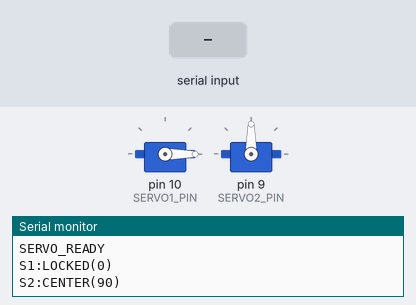
A sketch run on a simulated Arduino Uno, built with avr-gcc and run on an emulated ATmega328P. Parts: 2 × servo, the last lines printed to the serial monitor. The test bench sets the inputs (shaded band).

Above: at 1.2 s.
1.3 s: "S2,\n" received over Serial
At 2.2 s:
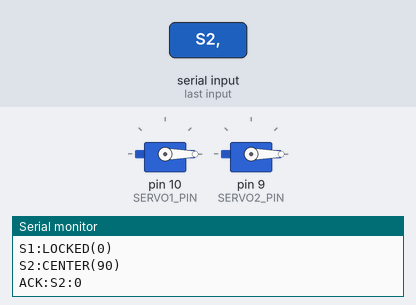
2.8 s: "30,150\n" received over Serial
At 3.5 s:
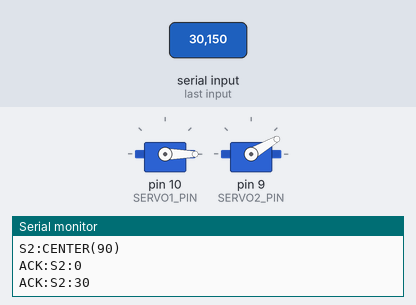
4.3 s: ",\n" received over Serial
At 5.5 s:
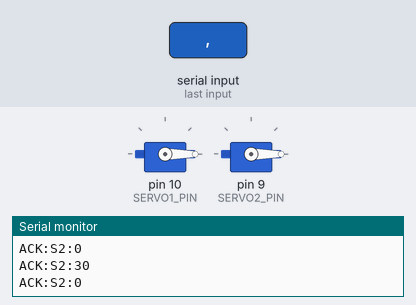
5.8 s: "90,45\n" received over Serial
At 6.9 s:
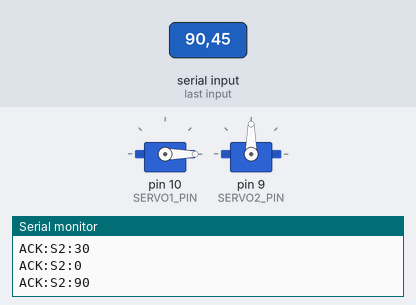
Timing chart, 0 to 8.3 s (numbered marks = the images above; inputs shaded):
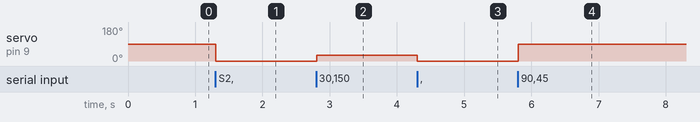

Measured:
- after the input at 1.3 s, servo on pin 9 (SERVO2_PIN): 90° → 0° at once
- after the input at 2.8 s, servo on pin 9 (SERVO2_PIN): 0° → 30° at once
- after the input at 4.3 s, servo on pin 9 (SERVO2_PIN): 30° → 0° at once
- after the input at 5.8 s, servo on pin 9 (SERVO2_PIN): 0° → 90° at once

The sketch:

arduino_servo_controller.ino
```cpp
/*
 * arduino_servo_controller.ino
 *
 * Arduino sketch for receiving servo angle commands from a PC via Serial
 * and controlling two servos for the safetronics security system.
 *
 * Hardware connections:
 * - Servo 1 (Door Lock) signal wire -> Pin 10
 * - Servo 2 (Pan/Tracking) signal wire -> Pin 9
 * - Both servos power -> 5V (or external power for larger servos)
 * - Both servos ground -> GND
 *
 * Serial protocol:
 * - Format: "S1,angle\n" or "S2,angle\n"
 * - Example: "S1,90\n" sets servo 1 (door lock) to 90 degrees (unlocked)
 * - Example: "S2,0\n" sets servo 2 (tracking) to 0 degrees
 * - Single number "90\n" controls servo 2 (backward compatible)
 */

#include <Servo.h>

// Pin definitions
const int SERVO1_PIN = 10;  // Door lock servo
const int SERVO2_PIN = 9;   // Pan/tracking servo

// Servo objects
Servo doorLockServo;  // Servo 1
Servo panServo;       // Servo 2

// Buffer for incoming serial data
const int BUFFER_SIZE = 8;
char inputBuffer[BUFFER_SIZE];
int bufferIndex = 0;

// Current servo positions
int servo1Angle = 0;   // Door lock starts locked (0 degrees)
int servo2Angle = 90;  // Pan servo starts centered (90 degrees)

// Timing for non-blocking operations
unsigned long lastUpdateTime = 0;
const unsigned long UPDATE_INTERVAL = 20; // milliseconds

void setup() {
    // Initialize serial communication at 9600 baud
    Serial.begin(9600);

    // Attach servos to pins
    doorLockServo.attach(SERVO1_PIN);
    panServo.attach(SERVO2_PIN);

    // Set initial positions
    doorLockServo.write(servo1Angle);  // Door locked
    panServo.write(servo2Angle);        // Camera centered

    // Clear input buffer
    memset(inputBuffer, 0, BUFFER_SIZE);

    // Send ready signal
    Serial.println("SERVO_READY");
    Serial.println("S1:LOCKED(0)");
    Serial.println("S2:CENTER(90)");
}

void loop() {
    // Non-blocking serial read
    readSerial();

    // Non-blocking servo update (if needed for smooth movement)
    updateServo();
}

void readSerial() {
    // Check if data is available on serial port
    while (Serial.available() > 0) {
        char inChar = Serial.read();

        // Check for newline (end of command)
        if (inChar == '\n' || inChar == '\r') {
            if (bufferIndex > 0) {
                // Null-terminate the string
                inputBuffer[bufferIndex] = '\0';

                // Parse and process the command
                processCommand(inputBuffer);

                // Reset buffer
                bufferIndex = 0;
                memset(inputBuffer, 0, BUFFER_SIZE);
            }
        } else {
            // Add character to buffer if space available
            if (bufferIndex < BUFFER_SIZE - 1) {
                inputBuffer[bufferIndex] = inChar;
                bufferIndex++;
            }
        }
    }
}

void processCommand(const char* command) {
    // Check if command format is "S1,angle" or "S2,angle"
    if (command[0] == 'S' && (command[1] == '1' || command[1] == '2') && command[2] == ',') {
        // Parse servo number and angle
        int servoNum = command[1] - '0';  // Convert '1' or '2' to 1 or 2
        int angle = atoi(&command[3]);    // Parse angle after "S1," or "S2,"

        // Validate angle range (0-180 degrees)
        if (angle >= 0 && angle <= 180) {
            if (servoNum == 1) {
                // Control door lock servo
                servo1Angle = angle;
                doorLockServo.write(servo1Angle);
                Serial.print("ACK:S1:");
                Serial.println(servo1Angle);
            } else if (servoNum == 2) {
                // Control pan/tracking servo
                servo2Angle = angle;
                panServo.write(servo2Angle);
                Serial.print("ACK:S2:");
                Serial.println(servo2Angle);
            }
        } else {
            Serial.println("ERR:INVALID_ANGLE");
        }
    } else {
        // Backward compatibility: single number controls servo 2 (pan)
        int angle = atoi(command);

        if (angle >= 0 && angle <= 180) {
            servo2Angle = angle;
            panServo.write(servo2Angle);
            Serial.print("ACK:S2:");
            Serial.println(servo2Angle);
        } else {
            Serial.println("ERR:INVALID_ANGLE");
        }
    }
}

void updateServo() {
    // This function can be extended for smooth movement
    // Currently servo is updated immediately in processCommand

    unsigned long currentTime = millis();

    if (currentTime - lastUpdateTime >= UPDATE_INTERVAL) {
        lastUpdateTime = currentTime;

        // Additional servo processing can be added here
        // For example: smooth interpolation between angles
    }
}
```
